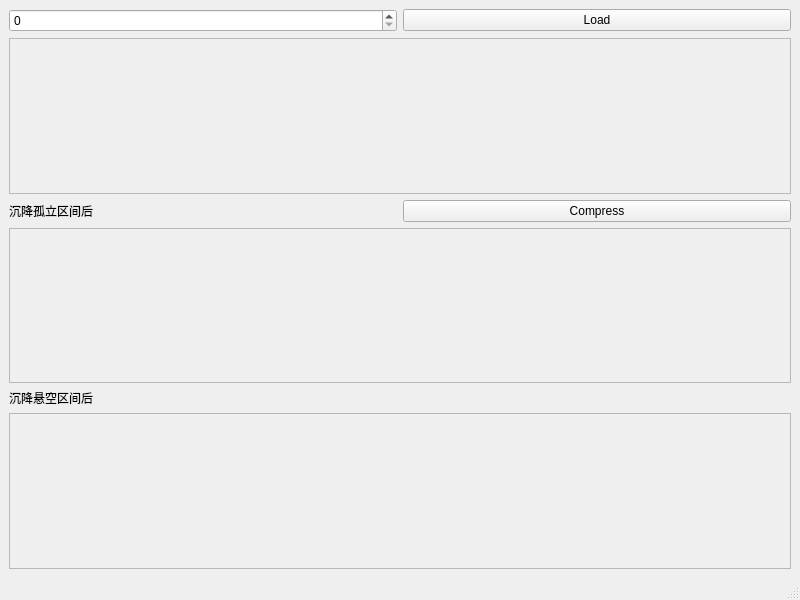
<?xml version="1.0" encoding="UTF-8"?>
<ui version="4.0">
 <class>compressWind</class>
 <widget class="QMainWindow" name="compressWind">
  <property name="geometry">
   <rect>
    <x>0</x>
    <y>0</y>
    <width>800</width>
    <height>600</height>
   </rect>
  </property>
  <property name="windowTitle">
   <string>CompressWind</string>
  </property>
  <widget class="QWidget" name="centralwidget">
   <layout class="QGridLayout" name="gridLayout_2">
    <item row="0" column="0">
     <widget class="QSpinBox" name="ColIndex"/>
    </item>
    <item row="4" column="0" colspan="2">
     <widget class="QLabel" name="ShowSinkIDP">
      <property name="sizePolicy">
       <sizepolicy hsizetype="Preferred" vsizetype="Expanding">
        <horstretch>0</horstretch>
        <verstretch>0</verstretch>
       </sizepolicy>
      </property>
      <property name="frameShape">
       <enum>QFrame::StyledPanel</enum>
      </property>
      <property name="text">
       <string/>
      </property>
      <property name="scaledContents">
       <bool>true</bool>
      </property>
     </widget>
    </item>
    <item row="6" column="0" colspan="2">
     <widget class="QLabel" name="ShowSinkSuspended">
      <property name="sizePolicy">
       <sizepolicy hsizetype="Preferred" vsizetype="Expanding">
        <horstretch>0</horstretch>
        <verstretch>0</verstretch>
       </sizepolicy>
      </property>
      <property name="frameShape">
       <enum>QFrame::StyledPanel</enum>
      </property>
      <property name="frameShadow">
       <enum>QFrame::Plain</enum>
      </property>
      <property name="text">
       <string/>
      </property>
      <property name="scaledContents">
       <bool>true</bool>
      </property>
     </widget>
    </item>
    <item row="0" column="1">
     <widget class="QPushButton" name="LoadColumn">
      <property name="text">
       <string>Load</string>
      </property>
     </widget>
    </item>
    <item row="1" column="0" colspan="2">
     <widget class="QLabel" name="ShowRaw">
      <property name="sizePolicy">
       <sizepolicy hsizetype="Preferred" vsizetype="Expanding">
        <horstretch>0</horstretch>
        <verstretch>0</verstretch>
       </sizepolicy>
      </property>
      <property name="frameShape">
       <enum>QFrame::StyledPanel</enum>
      </property>
      <property name="text">
       <string/>
      </property>
      <property name="scaledContents">
       <bool>true</bool>
      </property>
     </widget>
    </item>
    <item row="2" column="0">
     <widget class="QLabel" name="label">
      <property name="text">
       <string>沉降孤立区间后</string>
      </property>
     </widget>
    </item>
    <item row="2" column="1">
     <widget class="QPushButton" name="Compress">
      <property name="text">
       <string>Compress</string>
      </property>
     </widget>
    </item>
    <item row="5" column="0">
     <widget class="QLabel" name="label_2">
      <property name="text">
       <string>沉降悬空区间后</string>
      </property>
     </widget>
    </item>
   </layout>
  </widget>
  <widget class="QMenuBar" name="menubar">
   <property name="geometry">
    <rect>
     <x>0</x>
     <y>0</y>
     <width>800</width>
     <height>22</height>
    </rect>
   </property>
  </widget>
  <widget class="QStatusBar" name="statusbar"/>
 </widget>
 <resources/>
 <connections/>
</ui>
